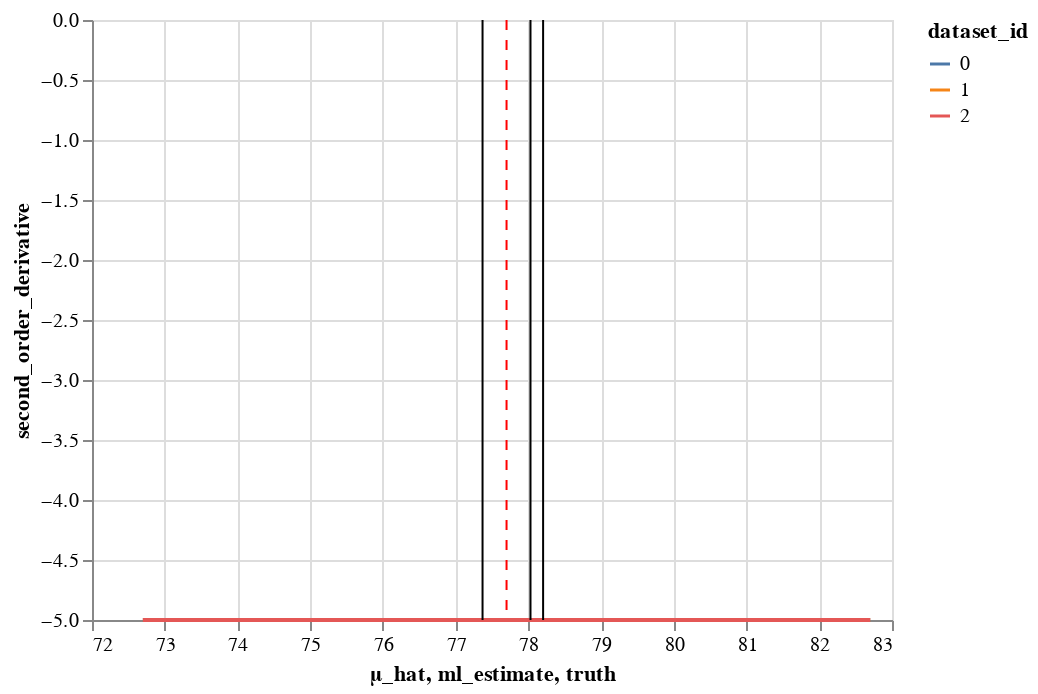

Notebook cell for this chart:
### Code cell
chart_lines + chart_ml_estimates + chart_rule

### Figure 1 — Vega-Lite specification as saved in the notebook (floating-point values rounded to 4 significant figures)
{"config": {"view": {"continuousWidth": 400, "continuousHeight": 300}}, "layer": [{"data": {"name": "data-56dba6403a9557a0098f3be29e2d410e"}, "mark": "line", "encoding": {"color": {"field": "dataset_id", "type": "nominal"}, "x": {"field": "μ_hat", "type": "quantitative"}, "y": {"field": "second_order_derivative", "type": "quantitative"}}}, {"data": {"name": "data-82f2ab1a8cccecda854e975f474bff1a"}, "mark": "rule", "encoding": {"x": {"field": "ml_estimate", "type": "quantitative"}}}, {"data": {"name": "data-389c9af588664bb06dc085e8b6c51ecc"}, "mark": {"type": "rule", "color": "red", "strokeDash": [5, 5]}, "encoding": {"x": {"field": "truth", "type": "quantitative"}}}], "$schema": "https://vega.github.io/schema/vega-lite/v4.17.0.json", "datasets": {"data-56dba6403a9557a0098f3be29e2d410e": [{"μ_hat": 72.7, "log_likelihood": -76.34, "first_order_derivative": 26.65, "second_order_derivative": -5.0, "dataset_id": 0}, {"μ_hat": 73.04, "log_likelihood": -67.45, "first_order_derivative": 24.92, "second_order_derivative": -5.0, "dataset_id": 0}, {"μ_hat": 73.39, "log_likelihood": -59.15, "first_order_derivative": 23.2, "second_order_derivative": -5.0, "dataset_id": 0}, {"μ_hat": 73.73, "log_likelihood": -51.45, "first_order_derivative": 21.47, "second_order_derivative": -5.0, "dataset_id": 0}, {"μ_hat": 74.08, "log_likelihood": -44.34, "first_order_derivative": 19.75, "second_order_derivative": -5.0, "dataset_id": 0}, {"μ_hat": 74.42, "log_likelihood": -37.83, "first_order_derivative": 18.03, "second_order_derivative": -5.0, "dataset_id": 0}, {"μ_hat": 74.77, "log_likelihood": -31.91, "first_order_derivative": 16.3, "second_order_derivative": -5.0, "dataset_id": 0}, {"μ_hat": 75.11, "log_likelihood": -26.59, "first_order_derivative": 14.58, "second_order_derivative": -5.0, "dataset_id": 0}, {"μ_hat": 75.46, "log_likelihood": -21.86, "first_order_derivative": 12.85, "second_order_derivative": -5.0, "dataset_id": 0}, {"μ_hat": 75.8, "log_likelihood": -17.72, "first_order_derivative": 11.13, "second_order_derivative": -5.0, "dataset_id": 0}, {"μ_hat": 76.15, "log_likelihood": -14.18, "first_order_derivative": 9.405, "second_order_derivative": -5.0, "dataset_id": 0}, {"μ_hat": 76.49, "log_likelihood": -11.24, "first_order_derivative": 7.681, "second_order_derivative": -5.0, "dataset_id": 0}, {"μ_hat": 76.84, "log_likelihood": -8.884, "first_order_derivative": 5.956, "second_order_derivative": -5.0, "dataset_id": 0}, {"μ_hat": 77.18, "log_likelihood": -7.127, "first_order_derivative": 4.232, "second_order_derivative": -5.0, "dataset_id": 0}, {"μ_hat": 77.53, "log_likelihood": -5.965, "first_order_derivative": 2.508, "second_order_derivative": -5.0, "dataset_id": 0}, {"μ_hat": 77.87, "log_likelihood": -5.398, "first_order_derivative": 0.7841, "second_order_derivative": -5.0, "dataset_id": 0}, {"μ_hat": 78.22, "log_likelihood": -5.424, "first_order_derivative": -0.9401, "second_order_derivative": -5.0, "dataset_id": 0}, {"μ_hat": 78.56, "log_likelihood": -6.046, "first_order_derivative": -2.664, "second_order_derivative": -5.0, "dataset_id": 0}, {"μ_hat": 78.91, "log_likelihood": -7.262, "first_order_derivative": -4.388, "second_order_derivative": -5.0, "dataset_id": 0}, {"μ_hat": 79.25, "log_likelihood": -9.072, "first_order_derivative": -6.112, "second_order_derivative": -5.0, "dataset_id": 0}, {"μ_hat": 79.6, "log_likelihood": -11.48, "first_order_derivative": -7.837, "second_order_derivative": -5.0, "dataset_id": 0}, {"μ_hat": 79.94, "log_likelihood": -14.48, "first_order_derivative": -9.561, "second_order_derivative": -5.0, "dataset_id": 0}, {"μ_hat": 80.29, "log_likelihood": -18.07, "first_order_derivative": -11.28, "second_order_derivative": -5.0, "dataset_id": 0}, {"μ_hat": 80.63, "log_likelihood": -22.26, "first_order_derivative": -13.01, "second_order_derivative": -5.0, "dataset_id": 0}, {"μ_hat": 80.98, "log_likelihood": -27.04, "first_order_derivative": -14.73, "second_order_derivative": -5.0, "dataset_id": 0}, {"μ_hat": 81.32, "log_likelihood": -32.42, "first_order_derivative": -16.46, "second_order_derivative": -5.0, "dataset_id": 0}, {"μ_hat": 81.67, "log_likelihood": -38.39, "first_order_derivative": -18.18, "second_order_derivative": -5.0, "dataset_id": 0}, {"μ_hat": 82.01, "log_likelihood": -44.96, "first_order_derivative": -19.91, "second_order_derivative": -5.0, "dataset_id": 0}, {"μ_hat": 82.36, "log_likelihood": -52.12, "first_order_derivative": -21.63, "second_order_derivative": -5.0, "dataset_id": 0}, {"μ_hat": 82.7, "log_likelihood": -59.88, "first_order_derivative": -23.35, "second_order_derivative": -5.0, "dataset_id": 0}, {"μ_hat": 72.7, "log_likelihood": -61.47, "first_order_derivative": 23.35, "second_order_derivative": -5.0, "dataset_id": 1}, {"μ_hat": 73.04, "log_likelihood": -53.72, "first_order_derivative": 21.63, "second_order_derivative": -5.0, "dataset_id": 1}, {"μ_hat": 73.39, "log_likelihood": -46.56, "first_order_derivative": 19.9, "second_order_derivative": -5.0, "dataset_id": 1}, {"μ_hat": 73.73, "log_likelihood": -39.99, "first_order_derivative": 18.18, "second_order_derivative": -5.0, "dataset_id": 1}, {"μ_hat": 74.08, "log_likelihood": -34.02, "first_order_derivative": 16.45, "second_order_derivative": -5.0, "dataset_id": 1}, {"μ_hat": 74.42, "log_likelihood": -28.65, "first_order_derivative": 14.73, "second_order_derivative": -5.0, "dataset_id": 1}, {"μ_hat": 74.77, "log_likelihood": -23.87, "first_order_derivative": 13.01, "second_order_derivative": -5.0, "dataset_id": 1}, {"μ_hat": 75.11, "log_likelihood": -19.68, "first_order_derivative": 11.28, "second_order_derivative": -5.0, "dataset_id": 1}, {"μ_hat": 75.46, "log_likelihood": -16.09, "first_order_derivative": 9.557, "second_order_derivative": -5.0, "dataset_id": 1}, {"μ_hat": 75.8, "log_likelihood": -13.09, "first_order_derivative": 7.833, "second_order_derivative": -5.0, "dataset_id": 1}, {"μ_hat": 76.15, "log_likelihood": -10.68, "first_order_derivative": 6.109, "second_order_derivative": -5.0, "dataset_id": 1}, {"μ_hat": 76.49, "log_likelihood": -8.874, "first_order_derivative": 4.384, "second_order_derivative": -5.0, "dataset_id": 1}, {"μ_hat": 76.84, "log_likelihood": -7.66, "first_order_derivative": 2.66, "second_order_derivative": -5.0, "dataset_id": 1}, {"μ_hat": 77.18, "log_likelihood": -7.039, "first_order_derivative": 0.9361, "second_order_derivative": -5.0, "dataset_id": 1}, {"μ_hat": 77.53, "log_likelihood": -7.014, "first_order_derivative": -0.788, "second_order_derivative": -5.0, "dataset_id": 1}, {"μ_hat": 77.87, "log_likelihood": -7.583, "first_order_derivative": -2.512, "second_order_derivative": -5.0, "dataset_id": 1}, {"μ_hat": 78.22, "log_likelihood": -8.746, "first_order_derivative": -4.236, "second_order_derivative": -5.0, "dataset_id": 1}, {"μ_hat": 78.56, "log_likelihood": -10.5, "first_order_derivative": -5.96, "second_order_derivative": -5.0, "dataset_id": 1}, {"μ_hat": 78.91, "log_likelihood": -12.86, "first_order_derivative": -7.685, "second_order_derivative": -5.0, "dataset_id": 1}, {"μ_hat": 79.25, "log_likelihood": -15.8, "first_order_derivative": -9.409, "second_order_derivative": -5.0, "dataset_id": 1}, {"μ_hat": 79.6, "log_likelihood": -19.35, "first_order_derivative": -11.13, "second_order_derivative": -5.0, "dataset_id": 1}, {"μ_hat": 79.94, "log_likelihood": -23.48, "first_order_derivative": -12.86, "second_order_derivative": -5.0, "dataset_id": 1}, {"μ_hat": 80.29, "log_likelihood": -28.21, "first_order_derivative": -14.58, "second_order_derivative": -5.0, "dataset_id": 1}, {"μ_hat": 80.63, "log_likelihood": -33.54, "first_order_derivative": -16.31, "second_order_derivative": -5.0, "dataset_id": 1}, {"μ_hat": 80.98, "log_likelihood": -39.46, "first_order_derivative": -18.03, "second_order_derivative": -5.0, "dataset_id": 1}, {"μ_hat": 81.32, "log_likelihood": -45.97, "first_order_derivative": -19.75, "second_order_derivative": -5.0, "dataset_id": 1}, {"μ_hat": 81.67, "log_likelihood": -53.08, "first_order_derivative": -21.48, "second_order_derivative": -5.0, "dataset_id": 1}, {"μ_hat": 82.01, "log_likelihood": -60.78, "first_order_derivative": -23.2, "second_order_derivative": -5.0, "dataset_id": 1}, {"μ_hat": 82.36, "log_likelihood": -69.08, "first_order_derivative": -24.93, "second_order_derivative": -5.0, "dataset_id": 1}, {"μ_hat": 82.7, "log_likelihood": -77.97, "first_order_derivative": -26.65, "second_order_derivative": -5.0, "dataset_id": 1}, {"μ_hat": 72.7, "log_likelihood": -80.75, "first_order_derivative": 27.51, "second_order_derivative": -5.0, "dataset_id": 2}, {"μ_hat": 73.04, "log_likelihood": -71.56, "first_order_derivative": 25.79, "second_order_derivative": -5.0, "dataset_id": 2}, {"μ_hat": 73.39, "log_likelihood": -62.96, "first_order_derivative": 24.07, "second_order_derivative": -5.0, "dataset_id": 2}, {"μ_hat": 73.73, "log_likelihood": -54.96, "first_order_derivative": 22.34, "second_order_derivative": -5.0, "dataset_id": 2}, {"μ_hat": 74.08, "log_likelihood": -47.56, "first_order_derivative": 20.62, "second_order_derivative": -5.0, "dataset_id": 2}, {"μ_hat": 74.42, "log_likelihood": -40.74, "first_order_derivative": 18.89, "second_order_derivative": -5.0, "dataset_id": 2}, {"μ_hat": 74.77, "log_likelihood": -34.53, "first_order_derivative": 17.17, "second_order_derivative": -5.0, "dataset_id": 2}, {"μ_hat": 75.11, "log_likelihood": -28.9, "first_order_derivative": 15.44, "second_order_derivative": -5.0, "dataset_id": 2}, {"μ_hat": 75.46, "log_likelihood": -23.88, "first_order_derivative": 13.72, "second_order_derivative": -5.0, "dataset_id": 2}, {"μ_hat": 75.8, "log_likelihood": -19.44, "first_order_derivative": 12.0, "second_order_derivative": -5.0, "dataset_id": 2}, {"μ_hat": 76.15, "log_likelihood": -15.6, "first_order_derivative": 10.27, "second_order_derivative": -5.0, "dataset_id": 2}, {"μ_hat": 76.49, "log_likelihood": -12.36, "first_order_derivative": 8.548, "second_order_derivative": -5.0, "dataset_id": 2}, {"μ_hat": 76.84, "log_likelihood": -9.707, "first_order_derivative": 6.824, "second_order_derivative": -5.0, "dataset_id": 2}, {"μ_hat": 77.18, "log_likelihood": -7.651, "first_order_derivative": 5.1, "second_order_derivative": -5.0, "dataset_id": 2}, {"μ_hat": 77.53, "log_likelihood": -6.189, "first_order_derivative": 3.376, "second_order_derivative": -5.0, "dataset_id": 2}, {"μ_hat": 77.87, "log_likelihood": -5.323, "first_order_derivative": 1.652, "second_order_derivative": -5.0, "dataset_id": 2}, {"μ_hat": 78.22, "log_likelihood": -5.05, "first_order_derivative": -0.07261, "second_order_derivative": -5.0, "dataset_id": 2}, {"μ_hat": 78.56, "log_likelihood": -5.373, "first_order_derivative": -1.797, "second_order_derivative": -5.0, "dataset_id": 2}, {"μ_hat": 78.91, "log_likelihood": -6.29, "first_order_derivative": -3.521, "second_order_derivative": -5.0, "dataset_id": 2}, {"μ_hat": 79.25, "log_likelihood": -7.801, "first_order_derivative": -5.245, "second_order_derivative": -5.0, "dataset_id": 2}, {"μ_hat": 79.6, "log_likelihood": -9.907, "first_order_derivative": -6.969, "second_order_derivative": -5.0, "dataset_id": 2}, {"μ_hat": 79.94, "log_likelihood": -12.61, "first_order_derivative": -8.693, "second_order_derivative": -5.0, "dataset_id": 2}, {"μ_hat": 80.29, "log_likelihood": -15.9, "first_order_derivative": -10.42, "second_order_derivative": -5.0, "dataset_id": 2}, {"μ_hat": 80.63, "log_likelihood": -19.79, "first_order_derivative": -12.14, "second_order_derivative": -5.0, "dataset_id": 2}, {"μ_hat": 80.98, "log_likelihood": -24.28, "first_order_derivative": -13.87, "second_order_derivative": -5.0, "dataset_id": 2}, {"μ_hat": 81.32, "log_likelihood": -29.35, "first_order_derivative": -15.59, "second_order_derivative": -5.0, "dataset_id": 2}, {"μ_hat": 81.67, "log_likelihood": -35.03, "first_order_derivative": -17.31, "second_order_derivative": -5.0, "dataset_id": 2}, {"μ_hat": 82.01, "log_likelihood": -41.29, "first_order_derivative": -19.04, "second_order_derivative": -5.0, "dataset_id": 2}, {"μ_hat": 82.36, "log_likelihood": -48.16, "first_order_derivative": -20.76, "second_order_derivative": -5.0, "dataset_id": 2}, {"μ_hat": 82.7, "log_likelihood": -55.61, "first_order_derivative": -22.49, "second_order_derivative": -5.0, "dataset_id": 2}], "data-82f2ab1a8cccecda854e975f474bff1a": [{"ml_estimate": 78.03}, {"ml_estimate": 77.37}, {"ml_estimate": 78.2}], "data-389c9af588664bb06dc085e8b6c51ecc": [{"truth": 77.7}]}}
